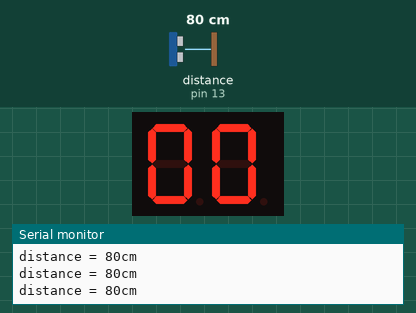
This sketch was run on a simulated Arduino Uno, built with avr-gcc and run on an emulated ATmega328P. Parts: 2-digit seven-segment display, the last lines printed to the serial monitor. Wiring (inferred from the names in the program): ultrasonic range finder: trigger pin 12; echo pin 13; 2-digit 7-segment display, segments lit when LOW: segments pin 3, pin 4, pin 5, pin 6, pin 7, pin 8, pin 9; digit selects pin 2, pin 10. The test bench sets the inputs (shaded band); at power-on: distance to the obstacle (sensor on pin 13) 80 cm. The echo pulse lasts 58.3 µs per cm; the segment pins are drawn as the display they are named for.

Above: at 1.2 s.
1.3 s: distance to the obstacle (sensor on pin 13) set to 2 cm
At 2.46 s:
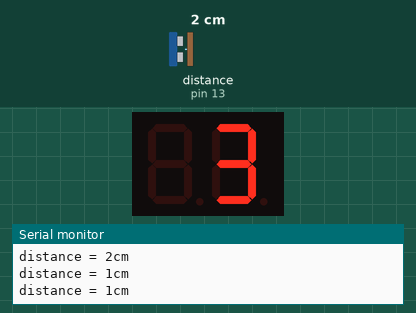
2.8 s: distance to the obstacle (sensor on pin 13) set to 46 cm
5.3 s: distance to the obstacle (sensor on pin 13) set to 51 cm
At 6.1 s:
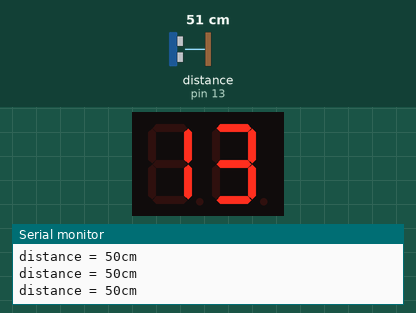
Timing chart, 0 to 8.3 s (numbered marks = the images above; inputs shaded):
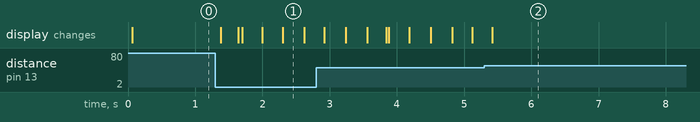

Measured:
- after the input at 1.3 s, the display: first changes after 0.08 s (image 1 shows a later state)

The sketch:

embedded_project1_7seg_uss_.ino
```cpp
#define A 3
#define B 4
#define C 5
#define D 6
#define E 7
#define F 8
#define G 9
#define trigPin 12
#define echoPin 13


// Pins driving common anodes
#define CA1 2
#define CA2 10

// Pins for A B C D E F G, in sequence
const int segs[7] = { A, B, C, D, E, F, G };

// Segments that make each number
const byte numbers[10] = { 0b1000000, 0b1111001, 0b0100100, 0b0110000, 0b0011001, 0b0010010,
0b0000010, 0b1111000, 0b0000000, 0b0010000 };

void setup() {
  Serial.begin(9600);
  pinMode(trigPin,OUTPUT);
  pinMode(echoPin,INPUT);

  pinMode(A, OUTPUT);
  pinMode(B, OUTPUT);
  pinMode(C, OUTPUT);
  pinMode(D, OUTPUT);
  pinMode(E, OUTPUT);
  pinMode(F, OUTPUT);
  pinMode(G, OUTPUT);
  pinMode(CA1, OUTPUT);
  pinMode(CA2, OUTPUT);

  //Serial.print("Enter the Range = ");
  //while(Serial.available()==0){ }
  //check=Serial.parseInt();
}

void loop() {

  long duration, cm;


  for (int digit1=0; digit1 < 10; digit1++ ) {
    for (int digit2=0; digit2 < 10; ) {
      unsigned long startTime = millis();
      for (unsigned long elapsed=0; elapsed < 600; elapsed = millis() - startTime) {

  digitalWrite(trigPin, LOW);
  delayMicroseconds(2);
  digitalWrite(trigPin, HIGH);
  delayMicroseconds(10);
  digitalWrite(trigPin, LOW);
  duration = pulseIn(echoPin, HIGH);
  cm = microsecondsToCentimeters(duration);
  Serial.print("distance = ");
  Serial.print(cm);
  Serial.println("cm");

  if(cm<50)
  {
    digit2++;
    delay(300);
  }

        lightDigit1(numbers[digit1]);
        delay(5);
        lightDigit2(numbers[digit2]);
        delay(5);
      }
    }
  }
}

void lightDigit1(byte number) {
  digitalWrite(CA1, LOW);
  digitalWrite(CA2, HIGH);
  lightSegments(number);
}

void lightDigit2(byte number) {
  digitalWrite(CA1, HIGH);
  digitalWrite(CA2, LOW);
  lightSegments(number);
}

void lightSegments(byte number) {
  for (int i = 0; i < 7; i++) {
    int bit = bitRead(number, i);
    digitalWrite(segs[i], bit);
  }
}

long microsecondsToCentimeters(long microseconds)
{
  // The speed of sound is 340 m/s or 29 microseconds per centimeter.
  // The ping travels out and back, so to find the distance of the
  // object we take half of the distance travelled.
  return microseconds / 29 / 2;
}
```
